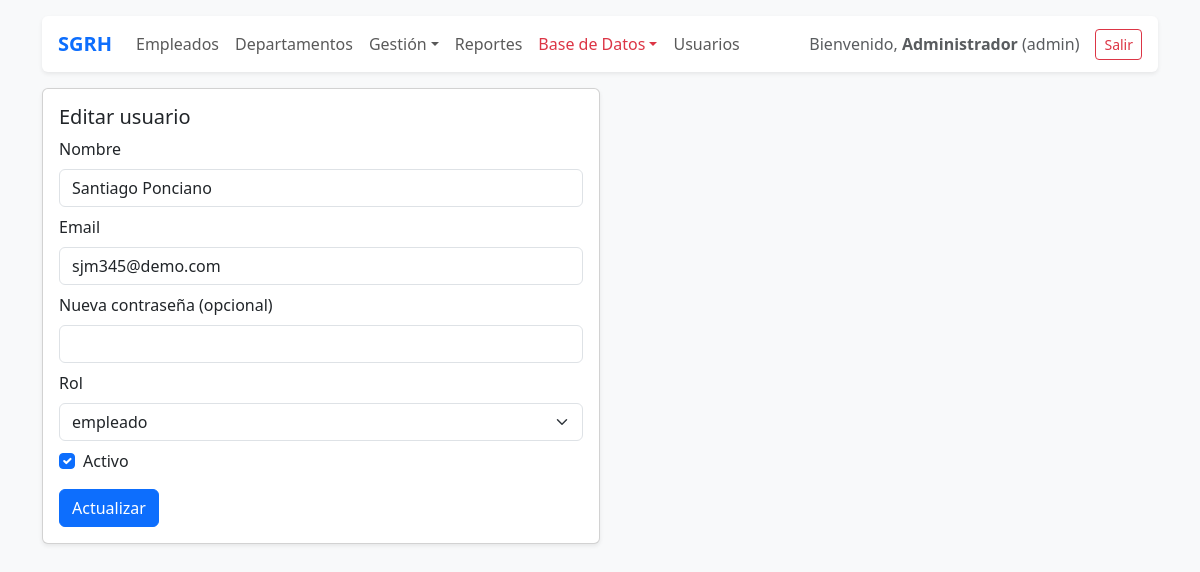
Screenshot of /public/?route=users_edit&id=5 (signed in) with the database file from the repository.
### tables this page shows
CREATE TABLE `users` (
  `id` int(11) NOT NULL AUTO_INCREMENT,
  `name` varchar(100) NOT NULL,
  `email` varchar(150) NOT NULL,
  `password_hash` varchar(255) NOT NULL,
  `role` enum('admin','rh','empleado') NOT NULL DEFAULT 'empleado',
  `active` tinyint(1) NOT NULL DEFAULT 1,
  `created_at` timestamp NOT NULL DEFAULT current_timestamp(),
  `updated_at` timestamp NOT NULL DEFAULT current_timestamp() ON UPDATE current_timestamp(),
  `empleado_id` int(11) DEFAULT NULL,
  `must_change_password` tinyint(1) NOT NULL DEFAULT 1,
  PRIMARY KEY (`id`),
  UNIQUE KEY `email` (`email`)
);

### app/core/Controller.php (called while the page is built, shortened)
<?php
class Controller {
    protected function view(string $template, array $data = []) {
        extract($data);
        $viewPath = __DIR__ . '/../views/' . $template . '.php';
        include __DIR__ . '/../views/layout/header.php';
        include __DIR__ . '/../views/layout/nav.php';
        include $viewPath;
        include __DIR__ . '/../views/layout/footer.php';
    }
}

### app/controllers/UsersController.php (called while the page is built, shortened)
<?php
class UsersController extends Controller {
    public function edit() {
        $id = intval($_GET['id'] ?? 0);
        $user = User::find($id);
        $this->view('usuarios/edit', compact('user'));
    }
}

### app/models/User.php (called while the page is built, shortened)
<?php
class User {
    public static function find($id) {
        $db = Database::getInstance();
        $stmt = $db->prepare("SELECT * FROM users WHERE id = ?");
        $stmt->execute([$id]);
        return $stmt->fetch();
    }
}

### app/views/usuarios/edit.php (the view, shortened to what this page needs)
<div class="col-md-6">
  <div class="card shadow-sm">
    <div class="card-body">
      <h5 class="card-title">Editar usuario</h5>
      <form method="post">
        <div class="mb-2"><label class="form-label">Nombre</label><input class="form-control" name="name" value="<?= htmlspecialchars($user['name']) ?>" required></div>
        <div class="mb-2"><label class="form-label">Email</label><input class="form-control" type="email" name="email" value="<?= htmlspecialchars($user['email']) ?>" required></div>
        <div class="mb-2"><label class="form-label">Nueva contraseña (opcional)</label><input class="form-control" type="password" name="password" minlength="8"></div>
        <div class="mb-2"><label class="form-label">Rol</label>
          <select class="form-select" name="role">
            <?php foreach (['admin','rh','empleado'] as $r): ?>
            <option value="<?= $r ?>" <?= $user['role']===$r?'selected':'' ?>><?= $r ?></option>
            <?php endforeach; ?>
          </select>
        </div>
        <div class="form-check mb-3"><input class="form-check-input" type="checkbox" name="active" id="a" <?= $user['active']?'checked':'' ?>><label class="form-check-label" for="a">Activo</label></div>
        <button class="btn btn-primary">Actualizar</button>
      </form>
    </div>
  </div>
</div>

### rows the page displays
users: name "Santiago Ponciano", email "sjm345@demo.com", role "empleado", active "☑"

### other values shown
$u['name'] "Administrador"
$u['role'] "admin"
